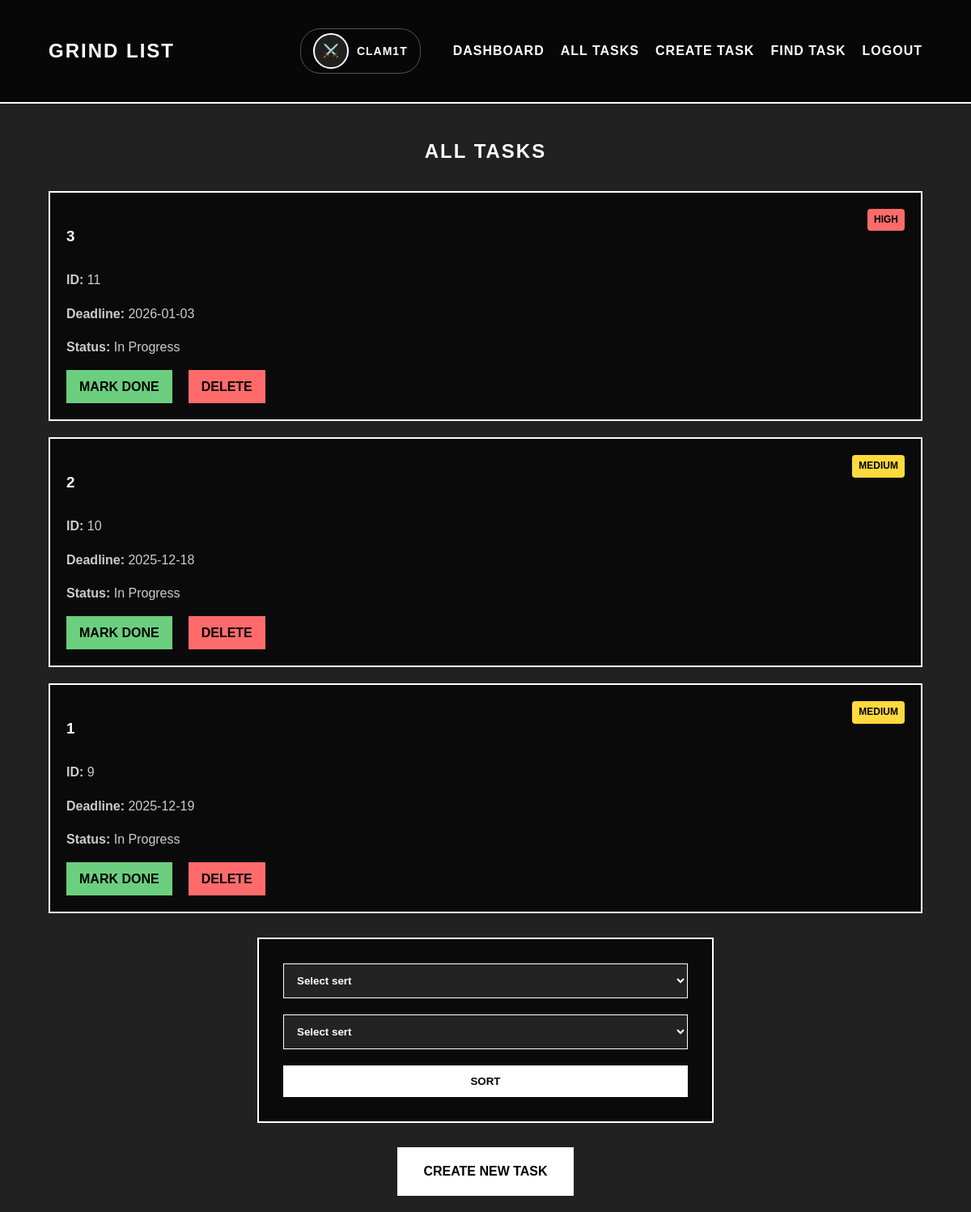
The app's page /task/tasks (signed in), older data.
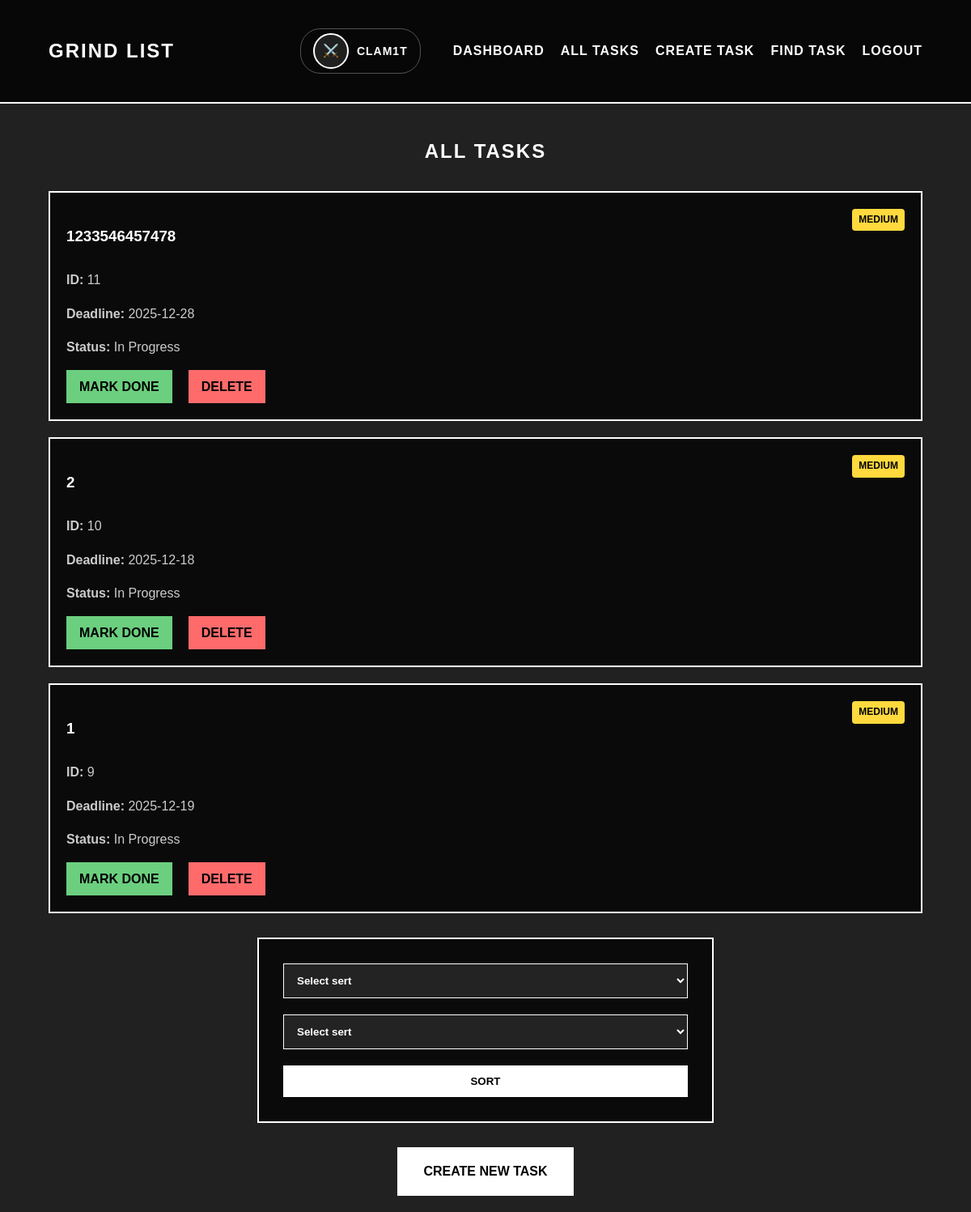
The same page, newer data.
### app/models/task.py (models this page shows, shortened)
class Task(db.Model):
    id = db.Column(db.Integer, primary_key=True)
    title = db.Column(db.String(200), nullable=False)
    priority = db.Column(db.String(10), nullable=False)
    deadline = db.Column(db.DateTime, default=datetime.now)
    is_done = db.Column(db.Boolean, default=False)
    user_id = db.Column(db.Integer, db.ForeignKey('user.id'), nullable=False)

### app/routes/task.py (the view, shortened to what this page needs)
@task.route('/tasks', methods=['GET', 'POST'])
def tasks_page():
    if 'user_id' not in session:
        flash('Сначала войдите в систему', 'error')
        return redirect(url_for('main.home'))
    if request.method == 'POST':
        sort_by = request.form.get('sort_by').lower()
        test = request.form.get('test').lower()
    else:
        sort_by = 'newest'
        test = 'desc'
    query = Task.query.filter_by(user_id=session['user_id'])
    print(f"'{test}'")
    if test=='desc':
        if sort_by == 'priority':
            priority_order = case(
                (Task.priority == 'high', 1),
                (Task.priority == 'medium', 2),
                (Task.priority == 'low', 3),
            )
            tasks = query.order_by(priority_order, Task.id.desc()).all()
        elif sort_by == 'deadline':
            tasks = query.order_by(Task.deadline.asc().nulls_last(), Task.id.desc()).all()
        elif sort_by == 'status':
            tasks = query.order_by(Task.is_done.asc(), Task.id.desc()).all()
        else:
            tasks = query.order_by(Task.id.desc()).all()
        return render_template('main/tasks.html', tasks=tasks, current_sort=sort_by)

### app/templates/main/tasks.html (shortened to what this page needs)
{% extends "main/base_dashboard.html" %}
{% block content %}
<section class="tasks-section">
    <h1 style="color: #fff; text-align: center; text-transform: uppercase; letter-spacing: 2px; margin-bottom: 30px;">
        ALL TASKS
    </h1>
    <div class="task-list">
        {% if tasks %}
            {% for task in tasks %}
                <div class="task-card">
                    <div style="display: flex; justify-content: space-between; align-items: start;">
                        <h3>{{ task.title }}{% if task.is_done %} ✅{% endif %}</h3>
                        <span class="priority-badge {{ task.priority }}">{{ task.priority.upper() }}</span>
                    </div>
                    <p><strong>ID:</strong> {{ task.id }}</p>
                    <p><strong>Deadline:</strong> {{ task.deadline.strftime('%Y-%m-%d') if task.deadline else 'Not set' }}</p>
                    <p><strong>Status:</strong> {% if task.is_done %}Completed{% else %}In Progress{% endif %}</p>
                    <div class="task-actions">
                        {% if not task.is_done %}
                            <a href="{{ url_for('task.mark_task_done_page', task_id=task.id) }}" class="task-btn done-btn">Mark Done</a>
                        {% endif %}
                        <a href="{{ url_for('task.delete_task_page', task_id=task.id) }}" class="task-btn delete-btn" onclick="return confirm('Are you sure you want to delete this task?')">Delete</a>
                    </div>
                </div>
            {% endfor %}
        {% else %}
            <p style="color: #fff; text-align: center;">No tasks found. Create your first task!</p>
        {% endif %}
    </div>
    <form class="task-form" method="POST" action="{{ url_for('task.tasks_page') }}">
        <select name="sort_by" required>
            <option value="">Select sert</option>
        </select>
        <select name="test" selected="Acs">
            <option value="">Select sert</option>
        </select>
        <button type="submit">Sort</button>
    </form>
    <div style="text-align: center; margin-top: 30px;">
        <a href="{{ url_for('task.create_task_page') }}" class="create-btn">Create New Task</a>
        </div>
</section>
{% endblock %}

### app/templates/main/base_dashboard.html (shortened to what this page needs)
<!DOCTYPE html>
<html lang="ru">
<head>
    <link rel="stylesheet" href="{{ url_for('static', filename='style.css') }}">
</head>
<body>
    <nav class="navbar">
        <div class="container">
            <a href="{{ url_for('main.dashboard') }}" class="logo">GRIND LIST</a>
            <div class="nav-links">
                <div class="user-info">
                    {% if session.avatar %}
                        <img src="{{ url_for('static', filename=session.avatar) }}" alt="Avatar" class="user-avatar">
                    {% else %}
                        <div class="user-avatar-default">⚔️</div>
                    {% endif %}
                    <span class="username">{{ session.username }}</span>
                </div>
                <a href="{{ url_for('main.dashboard') }}">DASHBOARD</a>
                <a href="{{ url_for('task.tasks_page') }}">ALL TASKS</a>
                <a href="{{ url_for('task.create_task_page') }}">CREATE TASK</a>
                <a href="{{ url_for('task.task_by_id_page') }}">FIND TASK</a>
                <a href="{{ url_for('user.logout') }}">LOGOUT</a>
            </div>
        </div>
    </nav>
    <main class="container">
        {% block content %}{% endblock %}
    </main>
</body>
</html>

### app/static/style.css (style rules this page uses)
body { font-family: 'Arial Black', 'Arial', sans-serif; line-height: 1.6; color: #000; margin: 0; padding: 0; background-color: rgba(0, 0, 0, 0.87); background-size: cover; background-attachment: fixed; min-height: 100vh; }
.container { width: 90%; max-width: 1200px; margin: 0 auto; padding: 20px; }
.navbar { background: rgba(0,0,0,0.8); border-bottom: 2px solid #fff; padding: 15px 0; }
.navbar .container { display: flex; justify-content: space-between; align-items: center; }
.logo { font-size: 24px; font-weight: bold; color: #fff; text-decoration: none; text-transform: uppercase; letter-spacing: 2px; }
.nav-links { display: flex; align-items: center; }
.nav-links a { margin-left: 20px; color: #fff; text-decoration: none; font-weight: bold; text-transform: uppercase; letter-spacing: 1px; position: relative; transition: all 0.3s ease; }
.nav-links a::after { content: ''; position: absolute; width: 0; height: 2px; bottom: -5px; left: 0; background-color: #fff; transition: width 0.3s; }
.user-info { display: flex; align-items: center; margin-right: 20px; padding: 5px 15px; border: 1px solid rgba(255,255,255,0.3); border-radius: 25px; }
.user-avatar, .user-avatar-default { width: 40px; height: 40px; border-radius: 50%; border: 2px solid #fff; margin-right: 10px; display: flex; align-items: center; justify-content: center; font-size: 16px; background: rgba(255,255,255,0.1); background-size: cover; background-position: center; }
.username { color: #fff; font-weight: bold; text-transform: uppercase; letter-spacing: 1px; font-size: 14px; }
.task-list { display: grid; gap: 20px; margin-top: 30px; }
.task-card { background: rgba(0,0,0,0.7); border: 2px solid #fff; padding: 20px; color: #fff; transition: all 0.3s ease; }
.task-card h3 { margin-bottom: 10px; text-transform: uppercase; color: #fff; }
.task-card p { color: #ccc; margin-bottom: 15px; }
.task-btn { background: #fff; color: #000; border: none; padding: 10px 20px; cursor: pointer; font-weight: bold; text-transform: uppercase; transition: all 0.3s; margin-right: 10px; }
.create-btn { display: inline-block; background: #fff; color: #000; padding: 15px 30px; text-decoration: none; font-weight: bold; text-transform: uppercase; transition: all 0.3s; border: 2px solid #fff; }
.task-form, .search-form { max-width: 500px; margin: 30px auto; background: rgba(0,0,0,0.7); padding: 30px; border: 2px solid #fff; }
.task-form input, .task-form select, .task-form textarea, .search-form input { width: 100%; padding: 12px; margin-bottom: 20px; border: 1px solid #fff; background: rgba(255,255,255,0.1); color: #fff; font-weight: bold; transition: all 0.3s ease; }
.task-form button, .search-form button { width: 100%; padding: 12px; background: #fff; color: #000; border: none; font-weight: bold; text-transform: uppercase; cursor: pointer; transition: all 0.3s; }
.priority-badge { padding: 4px 8px; border-radius: 4px; font-size: 12px; font-weight: bold; text-transform: uppercase; }
.priority-badge.medium { background: #ffd93d; color: #000; }
.task-actions { display: flex; gap: 10px; margin-top: 15px; flex-wrap: wrap; }
.done-btn { background: #6bcf7f !important; text-decoration: none; padding: 8px 16px; }
.delete-btn { background: #ff6b6b !important; text-decoration: none; padding: 8px 16px; }

Row changes from the older to the newer data that the page shows:
changed Task id 11: title "3" → "1233546457478"; priority "HIGH" → "MEDIUM"; deadline "2026-01-03" → "2025-12-28"
